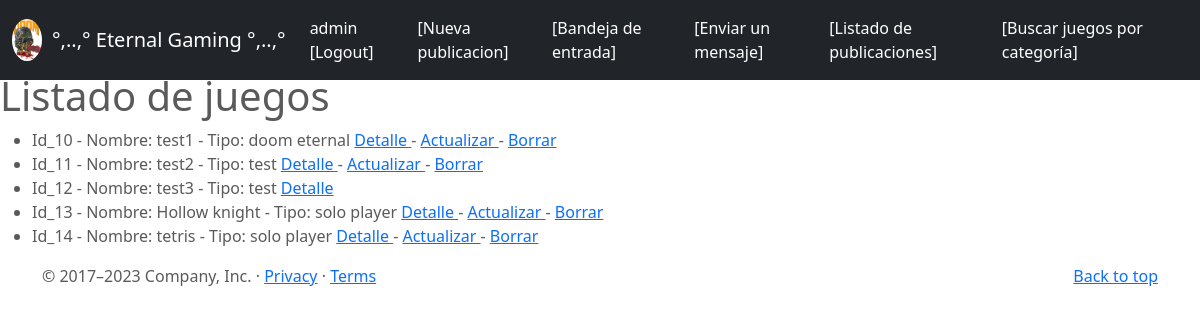
Page /juegos/ (signed in) on the committed database.
### entrega_final_app/models.py (models this page shows, shortened)
class Profile(models.Model):
    user = models.OneToOneField(to=User, on_delete=models.CASCADE, related_name="profile")
    correo = models.CharField(max_length=100)
    imagen = models.ImageField(upload_to="profile", null=True, blank=True)

class Juegos(models.Model):
    nombre = models.CharField(max_length=50)
    tipo = models.CharField(max_length=50)
    rating = models.CharField(max_length=2)
    categoria = models.CharField(max_length=50)
    opinion = models.TextField(max_length=500)
    publisher = models.ForeignKey(to = User, on_delete=models.CASCADE, related_name="publisher")
    imagen = models.ImageField(upload_to="posts", null=True, blank=True)
    creado_el = models.DateField(auto_now_add= True)

### entrega_final_app/views.py (the view)
# urls.py: path('juegos/',mostrar_juegos, name = "juegos"),
def mostrar_juegos(request):
    juegos = Juegos.objects.all()
    total_juegos = len(juegos)
    context = {
        "juegos": juegos,
        "total_juegos":total_juegos,
        "form": JuegosForm(),
    }
    return render(request, "entrega_final_app/juegos.html", context)

### entrega_final_app/templates/entrega_final_app/juegos.html (shortened to what this page needs)
{% extends 'entrega_final_app/base.html'%}
{%block titulo%} Listado de juegos {%endblock%}
{%block listado%}
    <ul>
        {%  for juego in juegos %}
        <li>
            Id_{{juego.id}} - Nombre:  {{juego.nombre}} - Tipo: {{juego.tipo}}
            <a href="{% url 'juegos-detail' juego.id %}"> Detalle </a>
            {% if user.is_authenticated and juego.publisher.id == user.id %}
            -
            <a href="{% url 'juegos-update' juego.id %}"> Actualizar </a>
            -
            <a href="{% url 'juegos-delete' juego.id %}"> Borrar </a>
            {% endif %}
        </li>
        {% endfor %}
    </ul>
{% endblock %}

### entrega_final_app/templates/entrega_final_app/base.html (shortened to what this page needs)
<!DOCTYPE html>
<html lang="en">
<head>
  {% load static %}
<link href="{% static 'entrega_final_app/css/bootstrap.min.css' %}" rel="stylesheet">
    <link href="{% static 'entrega_final_app/css/juegos.css' %}" rel="stylesheet">
  </head>
  <body>
<header>
  <nav class="navbar navbar-expand-md navbar-dark fixed-top bg-dark">
    <div class="container-fluid">
      {% if user.profile.imagen.url %}
        <a href="{% url 'profile-update' user.profile.id %}">
        <img src=" {{user.profile.imagen.url}} " height="100%" width="30px" style="border-radius: 50%; margin-right: 10px;">
      {% endif %}
      </a>
      <a class="navbar-brand" href="{% url 'index' %}">°,..,° Eternal Gaming °,..,°</a>
      <div class="collapse navbar-collapse" id="navbarCollapse">
        <ul class="navbar-nav me-auto mb-2 mb-md-0">
        {% if user.is_authenticated %}
            <li class="nav-item">
              <a class="nav-link active" aria-current="page" href="{% url 'logout' %}">{{user.username}} [Logout]</a>
          </li>
            <li class="nav-item">
              <a class="nav-link active" aria-current="page" href="{% url 'juegos-create' %}">[Nueva publicacion]</a>
          </li>
            <li class="nav-item">
              <a class="nav-link active" aria-current="page" href="{% url 'mensaje-list' %}">[Bandeja de entrada]</a>
        {% endif %}
        </li>
          <li class="nav-item">
            <a class="nav-link active" aria-current="page" href="{% url 'mensaje-create' %}">[Enviar un mensaje]</a>
        </li>
          <li class="nav-item">
            <a class="nav-link active" aria-current="page" href="{% url 'juegos' %}">[Listado de publicaciones]</a>
        </li>
          <li class="nav-item">
            <a class="nav-link active" aria-current="page" href="{% url 'juegos-list' %}">[Buscar juegos por categoría]</a>
          </li>
        </ul>
      </div>
    </div>
  </nav>
  <br>
</header>
<h1>{% block titulo %}  {% endblock %}</h1>
{% block listado %} <br> {% endblock %}
  <footer class="container">
    <p class="float-end"><a href="https://getbootstrap.com/docs/5.0/examples/juegos/#">Back to top</a></p>
    <p>© 2017–2023 Company, Inc. · <a href="https://getbootstrap.com/docs/5.0/examples/juegos/#">Privacy</a> · <a href="https://getbootstrap.com/docs/5.0/examples/juegos/#">Terms</a></p>
  </footer>
</body></html>

### entrega_final_app/static/entrega_final_app/css/juegos.css (style rules this page uses)
body { padding-top: 3rem; padding-bottom: 3rem; color: #5a5a5a; }

### rows in the picture
Juegos: id "10", nombre "test1", tipo "doom eternal", shows "Actualizar"
Juegos: id "11", nombre "test2", tipo "test", shows "Actualizar"
Juegos: id "12", nombre "test3", tipo "test"
Juegos: id "13", nombre "Hollow knight", tipo "solo player", shows "Actualizar"
Juegos: id "14", nombre "tetris", tipo "solo player", shows "Actualizar"

### other values in the picture
{{ user.username }} "admin"
